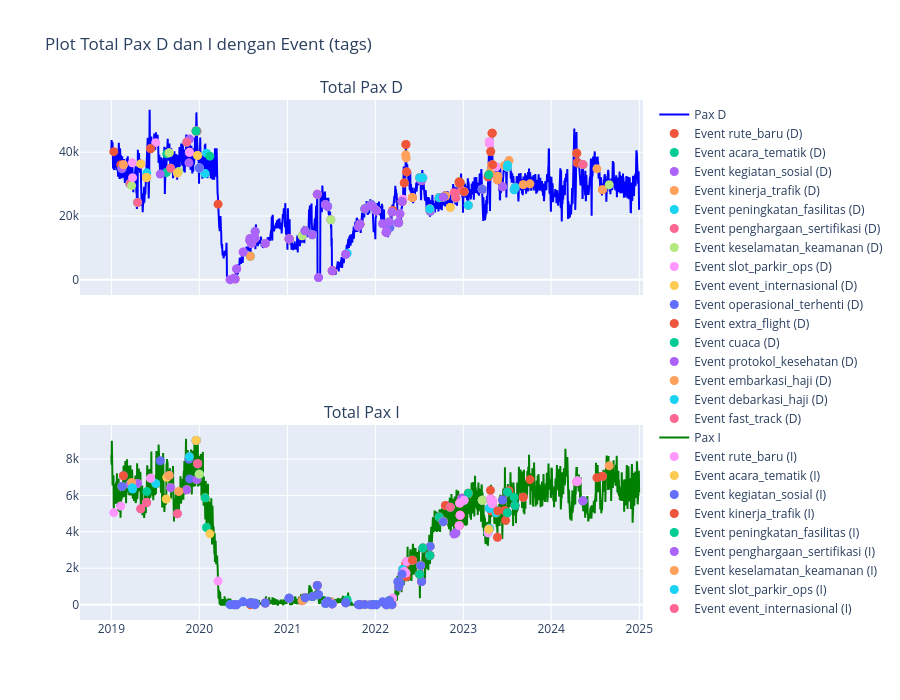

Notebook code cell kept with this figure:
### Code cell
import plotly.graph_objects as go
from plotly.subplots import make_subplots

# pastikan tanggal datetime
df_rekap2["tanggal"] = pd.to_datetime(df_rekap2["tanggal"])
df_rekap2 = df_rekap2.sort_values("tanggal")

# pisahkan event (multi-tag explode)
tags_series = df_rekap2["tags"].fillna("").astype(str)
mask_has_tag = tags_series.str.strip() != ""

df_evt = df_rekap2.loc[mask_has_tag, ["tanggal", "total pax_D", "total pax_I", "tags"]].copy()
df_evt["tag"] = df_evt["tags"].str.split(",")
df_evt = df_evt.explode("tag")
df_evt["tag"] = df_evt["tag"].str.strip()
df_evt = df_evt[df_evt["tag"] != ""]

# buat 2 subplot (1 baris 2 kolom vertikal)
fig = make_subplots(rows=2, cols=1, shared_xaxes=True,
                    subplot_titles=("Total Pax D", "Total Pax I"))

# ---- PAX D ----
fig.add_trace(
    go.Scatter(
        x=df_rekap2["tanggal"],
        y=df_rekap2["total pax_D"],
        mode="lines",
        name="Pax D",
        line=dict(color="blue")
    ),
    row=1, col=1
)

for t in df_evt["tag"].unique():
    dsub = df_evt[df_evt["tag"] == t]
    fig.add_trace(
        go.Scatter(
            x=dsub["tanggal"],
            y=dsub["total pax_D"],
            mode="markers",
            name=f"Event {t} (D)",
            marker=dict(size=9),
        ),
        row=1, col=1
    )

# ---- PAX I ----
fig.add_trace(
    go.Scatter(
        x=df_rekap2["tanggal"],
        y=df_rekap2["total pax_I"],
        mode="lines",
        name="Pax I",
        line=dict(color="green")
    ),
    row=2, col=1
)

for t in df_evt["tag"].unique():
    dsub = df_evt[df_evt["tag"] == t]
    fig.add_trace(
        go.Scatter(
            x=dsub["tanggal"],
            y=dsub["total pax_I"],
            mode="markers",
            name=f"Event {t} (I)",
            marker=dict(size=9),
        ),
        row=2, col=1
    )

fig.update_layout(
    height=700,
    title="Plot Total Pax D dan I dengan Event (tags)",
    hovermode="x unified"
)

fig.show()
